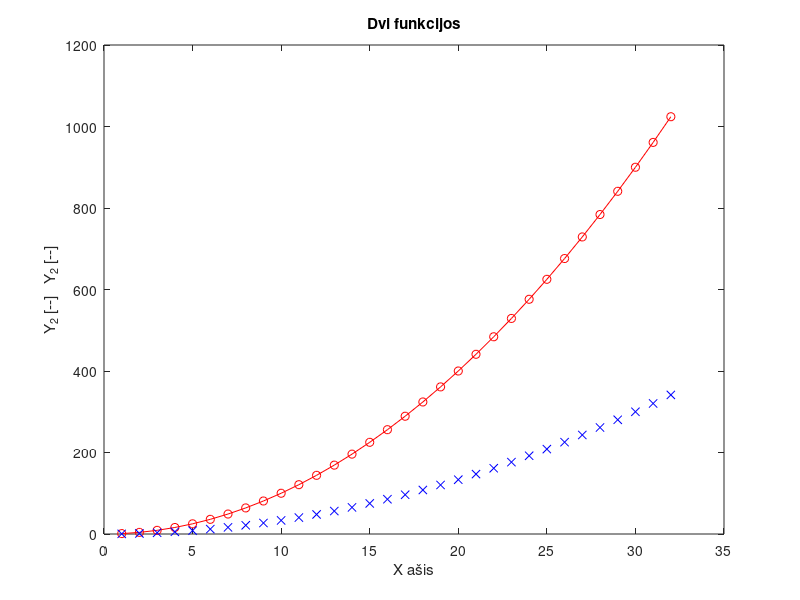

Here is the MATLAB script that generated this plot:
% Paprastai skriptas
% Oleksandr Kudlai Edlfu 25/2 14.09.2026

x = 1:32;
y = x.^2;

plot(x, y, 'o-r', x, y/3, 'xb')
title('Dvi funkcijos')
xlabel('X ašis')
ylabel('Y_2 [--]   Y_2 [--]')
%% Complementary task
N = 2; 

v = N+1:0.5:N+4;

% 3. Create matrix A
A = N:N+8;
A = reshape(A, 3, 3)';

% 4. Select green elements
a = A(3,2);
b = A(2:3,1:2);
c = [A(1,1) A(1,3); A(3,1) A(3,3)];

% 5. Concatenate A with vector
v2 = v(1:3)';
B = [A v2];
